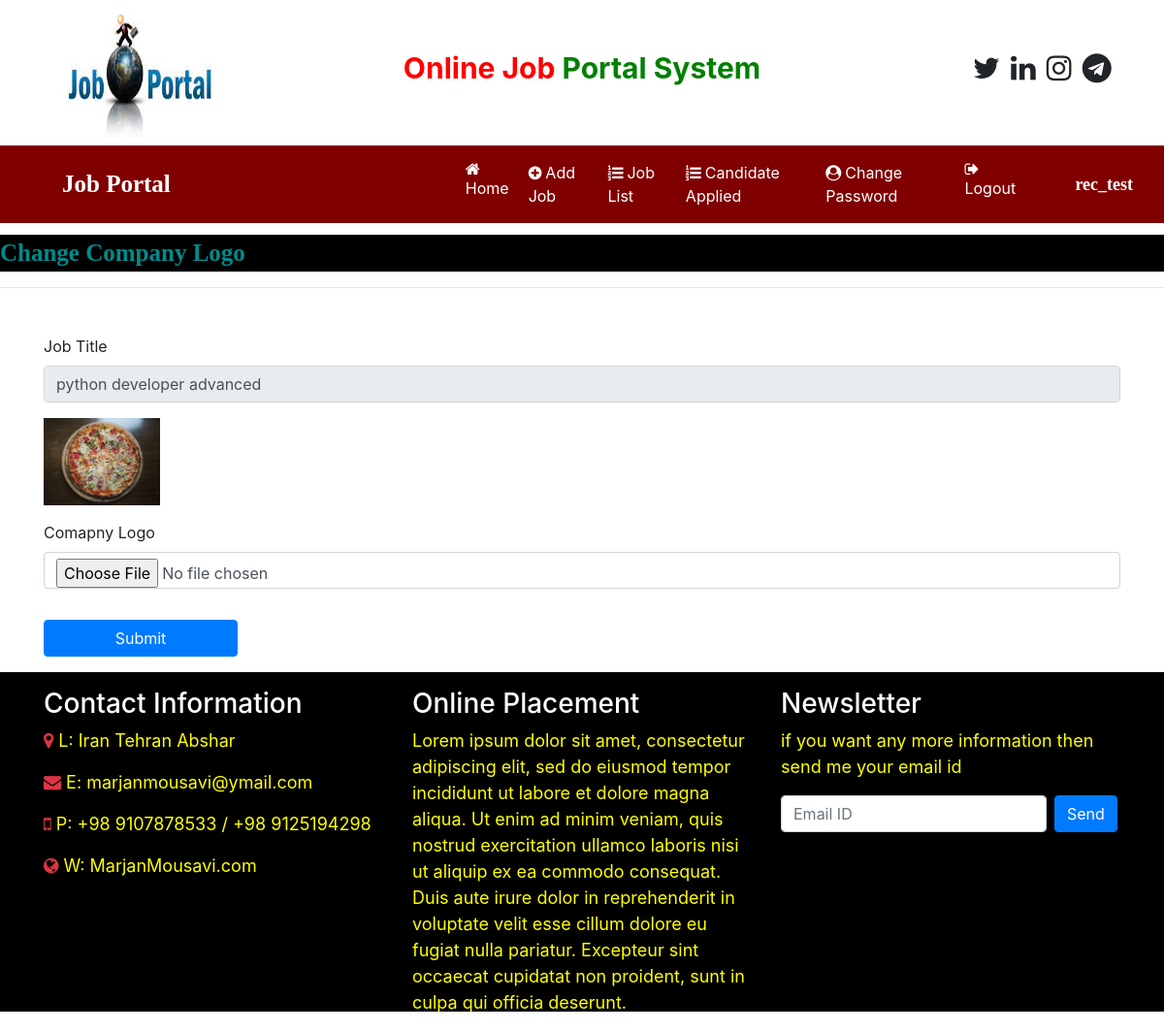
The page /change_companylogo/1 (signed in) on the database its author committed.
### job/models.py (models this page shows, shortened)
class Job(models.Model):
    recruiter = models.ForeignKey(Recruiter,on_delete=models.CASCADE)
    start_date = models.DateField()
    end_date = models.DateField()
    title = models.CharField(max_length=100)
    salary = models.FloatField(max_length=20)
    image = models.FileField()
    description = models.CharField(max_length=300)
    experience = models.CharField(max_length=50)
    location = models.CharField(max_length=100)
    skills = models.CharField(max_length=100)
    creationdate = models.DateField()

### job/views.py (the view, shortened to what this page needs)
# urls.py: path('change_companylogo/<int:pid>', change_companylogo, name='change_companylogo'),
def change_companylogo(request,pid):
    if not request.user.is_authenticated:
        return redirect('job:recruiter_login')
    error = ''
    job = Job.objects.get(id=pid)
    d = {'error' : error,'job':job}
    return render(request, 'job/change_companylogo.html',d)

### job/templates/job/change_companylogo.html (shortened to what this page needs)
{% load static %}
{% block body %}
{% include 'job/recruiter_navigation.html' %}
<marquee behavior="" direction="" style="font-family: cursive; font-size: 25px; color: darkcyan;background-color: black; font-weight: bold; margin-top: 1%;">
    Change Company Logo
</marquee>
<hr>
<form action="" method="POST" class="container mt-5" enctype="multipart/form-data">
    <div class="form-row">
        <div class="form-group col-md-12">
            <label for="">Job Title</label>
            <input type="text" class="form-control" readonly name="jobtitle" value="{{job.title}}" required>
        </div>
    </div>
    <div class="form-row">
        <div class="form-group col-md-12">
            <img src="{{job.image.url}}" width="120" height="90">
        </div>
    </div>
    <div class="form-row">
        <div class="form-group col-md-12">
            <label for="">Comapny Logo</label>
            <input type="file" class="form-control" name="logo" required>
        </div>
    </div>
    <input type="submit" value="Submit" class="btn btn-primary mt-3" style="width: 200px;">
</form>
{% include 'job/footer.html' %}
{% endblock body %}

### job/templates/job/recruiter_navigation.html (shortened to what this page needs)
<html>
    <head>
        {% load static %}
        <link rel="stylesheet" href="https://maxcdn.bootstrapcdn.com/bootstrap/4.5.2/css/bootstrap.min.css">
        <link rel="stylesheet" href="https://cdnjs.cloudflare.com/ajax/libs/font-awesome/4.7.0/css/font-awesome.min.css">
    </head>
    <body>
        <div class="container">
            <div class="row">
                <div class="col-sm-3">
                    <img src="{% static 'job/images/download.jpeg' %}" width="180px;" height="150px;">
                </div>
                <div class="col-sm-6 mt-5 text-center">
                    <span style="font-weight: bold; font-size: 30px;">
                        <span style="color:red;">Online Job</span>
                        <span style="color:green;">Portal System</span>
                    </span>
                </div>
                <div class="col-sm-3 mt-5" style="padding-left: 10%;">
                    <span style="font-weight: bold; font-size: 30px;">
                        <span><i class="fa fa-twitter pl-1"></i></span>
                        <span><i class="fa fa-linkedin pl-1"></i></span>
                        <span><i class="fa fa-instagram pl-1"></i></span>
                        <span><i class="fa fa-telegram pl-1"></i></span>
                    </span>
                </div>
            </div>
        </div>
        <nav class="navbar navbar-expand-sm" style="background-color: maroon;">
            <a href="" class="navbar-brand text-white pl-5 font-weight-bold" style="font-family: cursive; font-size: 25px;">Job Portal</a>
            <ul class="navbar-nav">
                <li class="nav-item">
                    <a href="{% url 'job:recruiter_home' %}" class="nav-link" style="margin-left: 280px;;"><i class="fa fa-home mr-1"></i>Home</a>
                </li>
                <li class="nav-item">
                    <a href="{% url 'job:add_job' %}" class="nav-link"><i class="fa fa-plus-circle mr-1"></i>Add Job</a>
                </li>
                <li class="nav-item">
                    <a href="{% url 'job:job_list' %}" class="nav-link"><i class="fa fa-list-ol mr-1"></i>Job List</a>
                </li>
                <li class="nav-item">
                    <a href="{% url 'job:applied_candidatelist' %}" class="nav-link"><i class="fa fa-list-ol mr-1"></i>Candidate Applied</a>
                </li>
                <li class="nav-item">
                    <a href="{% url 'job:change_passwordrecruiter' %}" class="nav-link"><i class="fa fa-user-circle mr-1"></i>Change Password</a>
                </li>
                <li class="nav-item">
                    <a href="{% url 'job:Logout' %}" class="nav-link"><i class="fa fa-sign-out mr-1"></i>Logout</a>
                </li>
            </ul>
            <a href="" class="navbar-brand text-white pl-5 font-weight-bold" style="font-family: cursive; font-size: 18px;">{{request.user.first_name}}</a>
        </nav>
    </body>
</html>

### job/templates/job/recruiter_navigation.html (style rules this page uses)
.nav-link { color: white !important; margin-right: 4px; }

### rows shown on the page
Job: jobtitle "python developer advanced", image (picture)

### other values the page prints
{{ request.user.first_name }} "rec_test"
